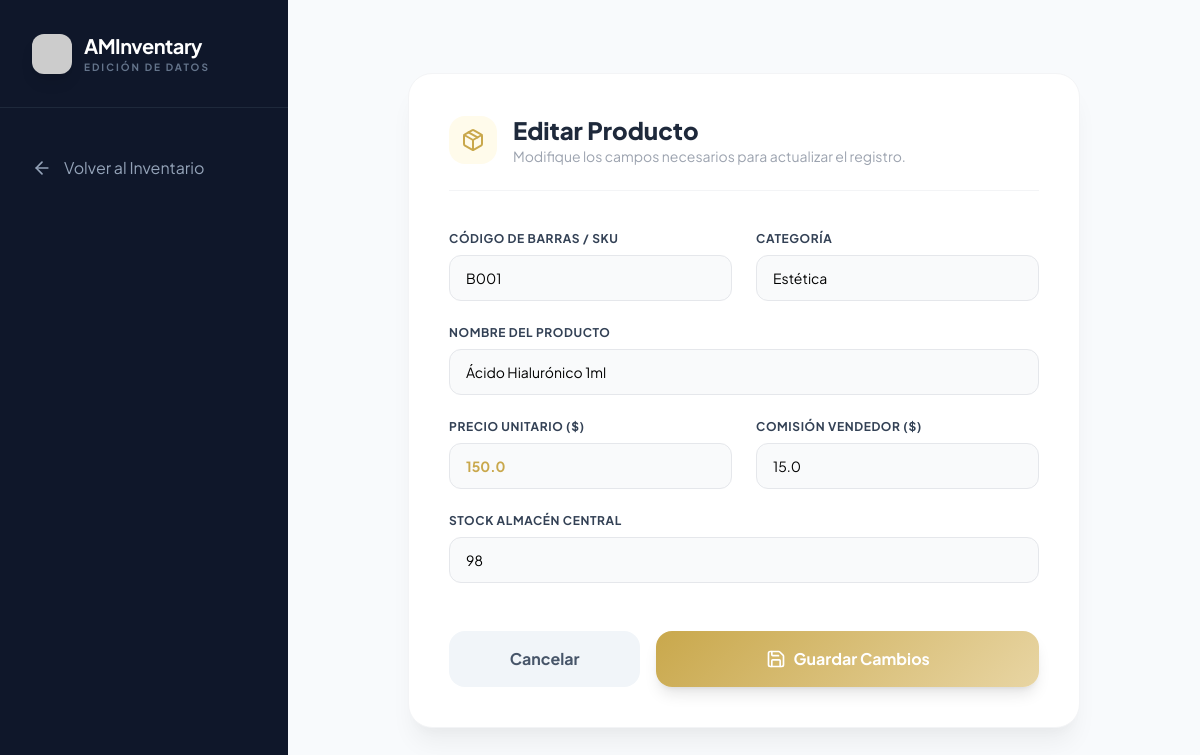
Screenshot of /admin/editar_producto/1 (signed in) with the database file from the repository.
### models.py (models this page shows)
class Producto(db.Model):
    id = db.Column(db.Integer, primary_key=True)
    codigo = db.Column(db.String(20), unique=True, nullable=False)
    nombre = db.Column(db.String(100), nullable=False)
    categoria = db.Column(db.String(100), nullable=False)
    precios = db.Column(db.Float, nullable=False)
    comision = db.Column(db.Float)
    stock_central = db.Column(db.Integer, default=0) # Almacén principal

### rutas_admin.py (the view, shortened to what this page needs)
@admin_bp.route('/editar_producto/<int:id>', methods=['GET', 'POST'])
def editar_producto(id):
    producto = Producto.query.get_or_404(id)
    return render_template('admin_editar_producto.html', producto=producto)

### rutas_admin.py (called while the page is built)
@admin_bp.before_request
def require_admin():
    if 'user_rol' not in session or session['user_rol'] != 'admin':
        flash("Acceso denegado. Se requieren permisos de administrador.", "danger")
        return redirect(url_for('auth.login'))

@admin_bp.context_processor
def inject_pending_sales():
    count_facturas = db.session.query(Venta.codigo_factura).filter(Venta.estado == 'En espera', Venta.codigo_factura != None).distinct().count()
    count_viejos = Venta.query.filter_by(estado='En espera', codigo_factura=None).count()
    return dict(pedidos_pendientes=count_facturas + count_viejos)

### templates/admin_editar_producto.html (shortened to what this page needs)
<!DOCTYPE html>
<html lang="es">
<head>
    <script src="https://cdn.tailwindcss.com"></script>
</head>
<body class="bg-slate-50 flex h-screen overflow-hidden">
    <aside class="w-72 sidebar-dark text-white flex flex-col shadow-2xl">
        <div class="p-8 border-b border-slate-800">
            <div class="flex items-center gap-3">
                <img src="{{ url_for('static', filename='img/logo.png') }}" class="w-10 h-10 rounded-xl shadow-lg object-cover" onerror="this.src='https://ui-avatars.com/api/?name=AMI&background=c9a84c&color=fff'">
                <div>
                    <h2 class="text-xl font-bold tracking-tight">AMInventary</h2>
                    <p class="text-[10px] uppercase tracking-[0.2em] text-slate-500 font-bold">Edición de Datos</p>
                </div>
            </div>
        </div>
        <nav class="flex-1 px-4 py-8 space-y-2">
            <a href="{{ url_for('admin.reporte_inventario') }}" class="flex items-center gap-3 p-4 rounded-2xl text-slate-400 hover:bg-white/5 hover:text-white transition-all group">
                <i data-lucide="arrow-left" class="w-5 h-5 group-hover:text-[#c9a84c]"></i> Volver al Inventario
            </a>
        </nav>
    </aside>
    <main class="flex-1 overflow-y-auto bg-[#f8fafc] flex items-center justify-center p-10">
        <div class="bg-white w-full max-w-2xl rounded-3xl border border-gray-100 corporate-shadow p-10">
            <div class="mb-10 border-b border-gray-100 pb-6 flex items-center gap-4">
                <div class="p-3 rounded-2xl bg-amber-50 text-[#c9a84c]">
                    <i data-lucide="package" class="w-6 h-6"></i>
                </div>
                <div>
                    <h2 class="text-2xl font-extrabold text-slate-800">Editar Producto</h2>
                    <p class="text-sm text-gray-400">Modifique los campos necesarios para actualizar el registro.</p>
                </div>
            </div>
            <form class="space-y-6" method="POST">
                <div class="grid grid-cols-2 gap-6">
                    <div class="flex flex-col gap-2">
                        <label class="text-xs font-bold text-slate-700 uppercase tracking-wider">Código de Barras / SKU</label>
                        <input type="text" name="codigo" value="{{ producto.codigo }}" required class="w-full px-4 py-3 bg-gray-50 border border-gray-200 rounded-xl text-sm focus:bg-white focus:border-[#c9a84c] outline-none transition-all">
                    </div>
                    <div class="flex flex-col gap-2">
                        <label class="text-xs font-bold text-slate-700 uppercase tracking-wider">Categoría</label>
                        <input type="text" name="categoria" value="{{ producto.categoria }}" required class="w-full px-4 py-3 bg-gray-50 border border-gray-200 rounded-xl text-sm focus:bg-white focus:border-[#c9a84c] outline-none transition-all">
                    </div>
                    <div class="flex flex-col gap-2 col-span-2">
                        <label class="text-xs font-bold text-slate-700 uppercase tracking-wider">Nombre del Producto</label>
                        <input type="text" name="nombre" value="{{ producto.nombre }}" required class="w-full px-4 py-3 bg-gray-50 border border-gray-200 rounded-xl text-sm focus:bg-white focus:border-[#c9a84c] outline-none transition-all">
                    </div>
                    <div class="flex flex-col gap-2">
                        <label class="text-xs font-bold text-slate-700 uppercase tracking-wider">Precio Unitario ($)</label>
                        <input type="number" step="0.01" name="precio" value="{{ producto.precios }}" required class="w-full px-4 py-3 bg-gray-50 border border-gray-200 rounded-xl text-sm focus:bg-white focus:border-[#c9a84c] outline-none transition-all font-bold text-[#c9a84c]">
                    </div>
                    <div class="flex flex-col gap-2">
                        <label class="text-xs font-bold text-slate-700 uppercase tracking-wider">Comisión Vendedor ($)</label>
                        <input type="number" step="0.01" name="comision" value="{{ producto.comision }}" required class="w-full px-4 py-3 bg-gray-50 border border-gray-200 rounded-xl text-sm focus:bg-white focus:border-[#c9a84c] outline-none transition-all">
                    </div>
                    <div class="flex flex-col gap-2 col-span-2">
                        <label class="text-xs font-bold text-slate-700 uppercase tracking-wider">Stock Almacén Central</label>
                        <input type="number" name="stock" value="{{ producto.stock_central }}" required class="w-full px-4 py-3 bg-gray-50 border border-gray-200 rounded-xl text-sm focus:bg-white focus:border-[#c9a84c] outline-none transition-all">
                    </div>
                </div>
                <div class="pt-6 flex gap-4">
                    <a href="{{ url_for('admin.reporte_inventario') }}" class="flex-1 py-4 bg-slate-100 text-slate-600 rounded-2xl font-bold text-center hover:bg-slate-200 transition-all">Cancelar</a>
                    <button type="submit" class="flex-[2] py-4 gold-gradient text-white rounded-2xl font-bold shadow-lg hover:brightness-105 transition-all flex items-center justify-center gap-2">
                        <i data-lucide="save" class="w-5 h-5"></i> Guardar Cambios
                    </button>
                </div>
            </form>
        </div>
    </main>
</body>
</html>

### templates/admin_editar_producto.html (style rules this page uses)
body { font-family: 'Plus Jakarta Sans', sans-serif; }
.sidebar-dark { background-color: #0f172a; }
.gold-gradient { background: linear-gradient(135deg, #c9a84c 0%, #e8d5a3 100%); }
.corporate-shadow { box-shadow: 0 20px 25px -5px rgba(0, 0, 0, 0.05), 0 10px 10px -5px rgba(0, 0, 0, 0.02); }

### rows the page displays
Producto: codigo "B001", categoria "Estética", nombre "Ácido Hialurónico 1ml", precio "150.0", comision "15.0", stock "98"
